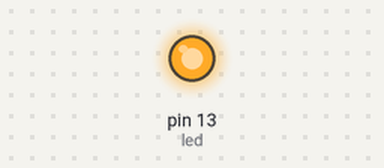
Bench run of a sketch on a simulated Arduino Uno, built with avr-gcc and run on an emulated ATmega328P. Shown: output pins drawn as LEDs (lit = HIGH).

Above: at 0.2 s.
At 24.0 s:
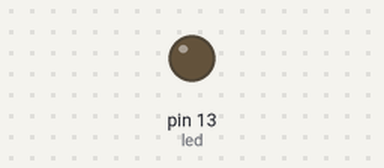
Timing chart, 0 to 32.5 s (numbered marks = the images above):
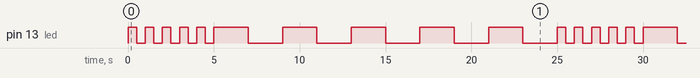

Measured:
- by itself, pin 13 (led): repeats every 25.0 s: 4 × (LOW 0.50 s, HIGH 0.50 s), LOW 0.50 s, 5 × (HIGH 2.0 s, LOW 2.0 s), HIGH 0.50 s
- by itself, everything shown: repeats every 25.0 s, in 20 steps

The sketch:

blink_variation.ino
```cpp
/**
Write a program that causes the built-in LED connected to pin 13 on the Arduino
to blink, alternating between fast blinks and slow blinks. The LED should blink
5 times, once every half second, and then it should blink 5 more times, once
every two seconds. The LED should continue to blink in this alternating fashion
for as long as the Arduino receives power.
**/

int led = 13;

void setup() { pinMode(led, OUTPUT); }

void blink(int d)
{
  digitalWrite(led, HIGH); delay(d);
  digitalWrite(led, LOW); delay(d);
}

void loop()
{
  int i;
  for ( i=0; i<5 ; i++ ) { blink(500); }
  for ( i=0; i<5 ; i++ ) { blink(2000); }
}
```
